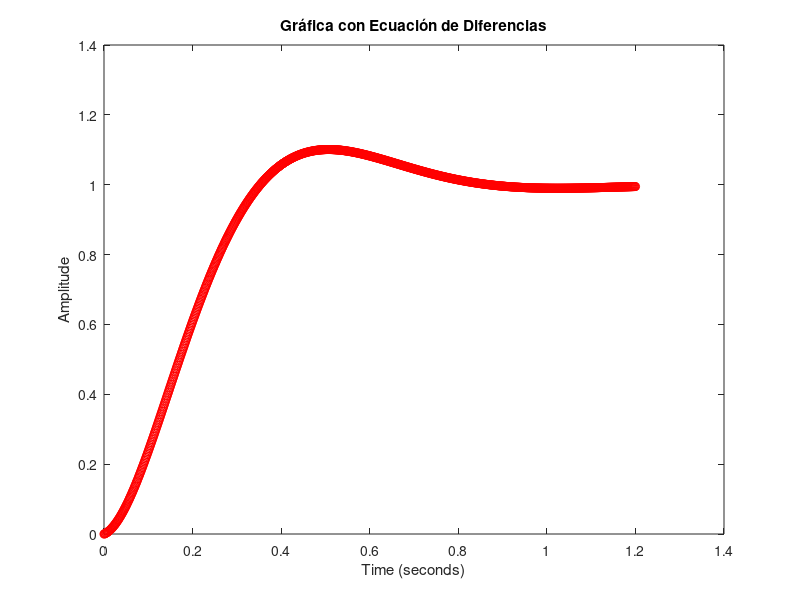

Recreate this plot in MATLAB.
clear all;
clc

kd= 0.00287
kp= 0.292
num = [(23.3*kd) (23.3*kp)];
dem = [0.12 (1 + 23.3*kd) 23.3*kp];

SYSC = tf(num,dem)
Tm = 0.0012;
SYSD = c2d(SYSC,Tm,'tustin')


[y1,t1] = step(SYSC);
[y2,t2] = step(SYSD);

% figure(1)
% plot(t2,y2,'r')
% step(SYSD)
% hold on;
% plot(t1,y1,'b')
% step(SYSC)
% hold off

[num den] = tfdata(SYSD, 'v');
%Sacando coeficientes de la FT en el dominio Z
bo = num(1);
b1 = num(2);
b2 = num(3);

a1 = den(1);
a2 = den(2);
a3 = den(3);
t_establecimiento = 0.9;
%u = k>0.1;

ekm2 = 0;
ekm1 = 0;
ek = 0;

ukm2 = 0;
ukm1 = 0;
uk = 0;
k = 0:Tm:1.2;
u = k>0.001;

for i=1:length(u)
    ekm2 = ekm1;
    ekm1 = ek;
    ek = u(i);

    ukm2 = ukm1;
    ukm1 = uk;
    uk =  bo*ek + b1*ekm1 +b2*ekm2 -a2*ukm1 -a3*ukm2;

    figure(2)
    plot(k(i), uk,'or', 'LineWidth', 0.1)
    hold on
    title('Gráfica con Ecuación de Diferencias')
    xlabel('Time (seconds)')
    ylabel('Amplitude')
end
